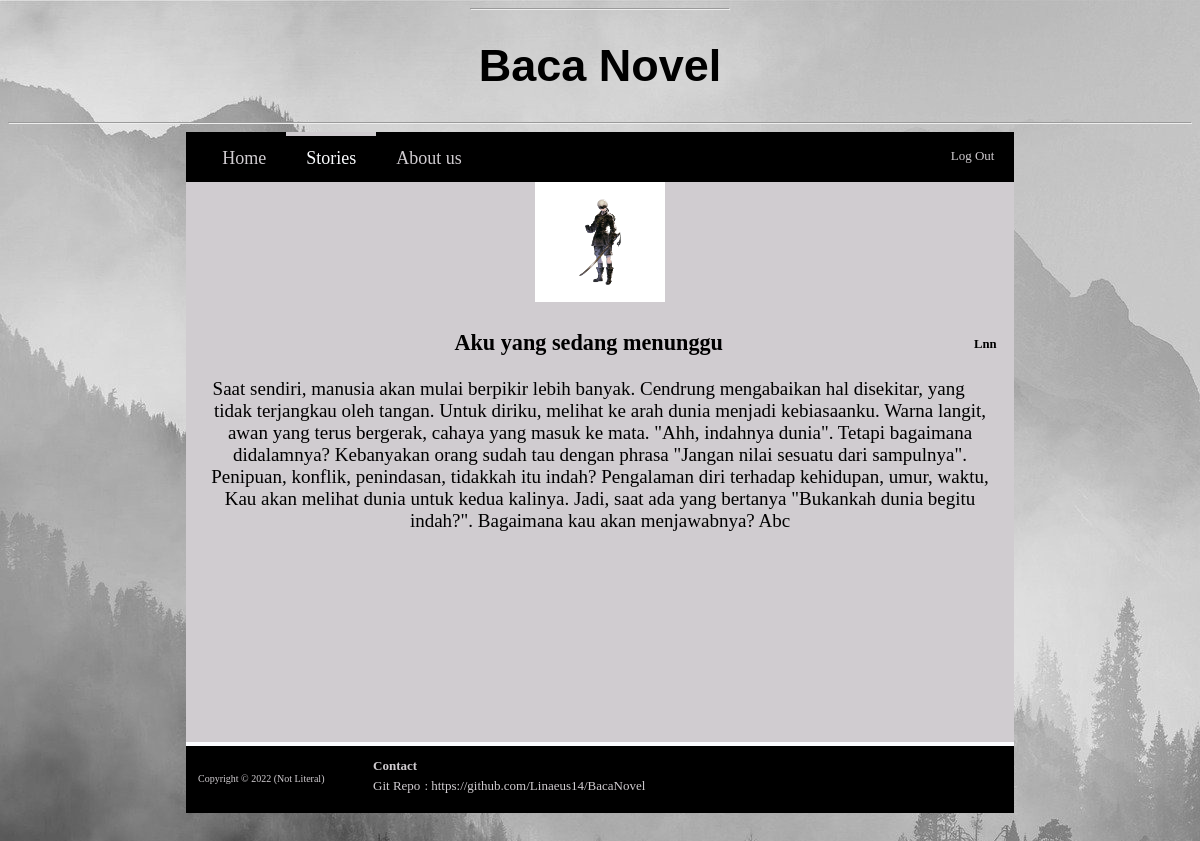
The page /nav/story.php?id=33 (signed in) on the database its author committed.
### tables this page shows
CREATE TABLE `story` (
  `id` int(4) NOT NULL,
  `judul` varchar(30) NOT NULL,
  `penulis` varchar(30) NOT NULL,
  `sinopsis` text NOT NULL,
  `cerita` longtext NOT NULL,
  `file_id` int(4) NOT NULL
);

CREATE TABLE `files` (
  `id` int(4) NOT NULL,
  `filename` varchar(255) NOT NULL,
  `tanggal_up` varchar(10) NOT NULL
);

### db/edit.php (called while the page is built, shortened)
<?php
    $id = $_GET['id'];
    $result = mysqli_query($conn, "SELECT * FROM story LEFT JOIN files ON story.file_id = files.id WHERE file_id = $id");
    $s = [];
    while ($row = mysqli_fetch_assoc($result)){
        $s[] = $row;
    }
    $s = $s[0];
?>

### nav/story.php (the view, shortened to what this page needs)
<?php
    require "../db/conn.php";
    require "../db/edit.php";
    require "../php/header.php";
?>
<nav>
    <div class="fnav">
        <a href="../dashboard/user.php"> Home </a>
    </div>
    <div class="lnav">
        <a href="fiction.php" id="Activenav"> Stories </a>
    </div>
    <a href="me.php"> About us </a>
    <a href="../php/logout.php" id="Logout"> Log Out </a>
</nav>
<main>
            <?php $path = '../file/'.$s['filename']; echo "<img src=$path alt='cover' height='120vh' width='130vw'>" ?>
                <div class="stories">
                    <h3><?php echo $s['judul'] ?></a> </h3>
                    <h6><?php echo $s['penulis'] ?> </h6>
                    <div class="sinmo4"> <?php echo $s['cerita'] ?> </div>
                </div>
</main>
<?php require "../php/footer.php"?>

### php/header.php (shortened to what this page needs)
<!DOCTYPE html>
<html lang="en">
<head>
    <link rel="stylesheet" href="../style/index.css" />
</head>
<body>
    <header>
        <hr>
        <h1> Baca Novel </h1>
    </header>
    <hr>

### php/footer.php (shortened to what this page needs)
<footer>
        <p> Copyright &copy; 2022 (Not Literal) </p>
        <table id="Foottab">
            <tr>
                <th> Contact </th>
            </tr>
            <tr>
                <td> Git Repo </td>
                <td> <a href="https://github.com/Linaeus14/BacaNovel" target="_blank"> : https://github.com/Linaeus14/BacaNovel  </a></td>
            </tr>
        </table>
    </footer>
</body>
</html>

### style/index.css (style rules this page uses)
body { background-image: url("../img/bg2.jpg"); background-color: #3a3b3c; background-repeat: no-repeat; background-attachment: fixed; color: black; }
header { display: block; width: 100%; }
header h1 { color: black; text-align: center; font-family: 'Franklin Gothic Medium', 'Arial Narrow', Arial, sans-serif; font-size: 28px; font-weight: bold; }
.stories { min-width: 45vw; }
h3 { display: inline-block; }
h6 { float: right; }
nav { flex-wrap: wrap; position: sticky; width: 100%; background-color: black; overflow: hidden; }
nav a { float: left; margin-top: 4px; color: #d0ccd0; text-decoration: none; text-align: center; padding: 12px 20px; font-family: Georgia, 'Times New Roman', Times, serif; font-size: 13px; }
#Logout { float: right; margin-top: 4px; color: #d0ccd0; text-decoration: none; font-family: Georgia, 'Times New Roman', Times, serif; font-size: 13px; }
.fnav { margin-left: 2%; }
.lnav { margin-right: 2%; }
#Activenav { margin-top: 0; margin-bottom: 1px; border-top: 4px solid #d0ccd0; color: #FBFCFF; }
main { min-height: 70vh; position: relative; background-color: #d0ccd0; padding-left: 1.5%; padding-right: 1.5%; width: 100%; text-align: center; display: fle; justify-content: center; align-items: center; font-size: 13px; overflow: auto; }
footer { display: block; position: relative; background-color: black; color: #d0ccd0 ; border-top: 4px solid #FBFCFF; height: 100%; margin-bottom: 5%; font-family: Georgia, 'Times New Roman', Times, serif; font-size: 8px; text-align: left; overflow: hidden; }
footer p { text-align: center; padding-top: 2%; padding-left: 1.5%; font-size: 10px; }
footer table { justify-content: left; float: left; padding-top: 1%; padding-left: 5.5%; padding-bottom: 2%; }
footer a { text-decoration: none; color: #d0ccd0; }
@media only screen and (min-width: 768px) { header { margin-left: 39%; margin-right: 39%; width: auto; } }
@media only screen and (min-width: 768px) { header h1 { font-size: 45px; } }
@media only screen and (min-width: 768px) { nav { display: block; margin-left: 15%; margin-right: 15%; width: auto; } }
@media only screen and (min-width: 768px) { nav a { font-size: 18px; } }
@media only screen and (min-width: 768px) { main { display: block; margin-left: 15%; margin-right: 15%; width: auto; font-size: 19px; } }
@media only screen and (min-width: 768px) { footer { display: block; width: auto; height: auto; margin-left: 15%; margin-right: 15%; font-size: 13px; } }
@media only screen and (min-width: 768px) { footer p { float: left; } }
* { box-sizing:border-box }

### rows shown on the page
story: file.filename (picture), judul "Aku yang sedang menunggu", penulis "Lnn", cerita "Saat sendiri, manusia akan mulai berpikir lebih banyak. Cendrung mengabaikan hal disekitar, yang tidak terjangkau oleh tangan. Untuk diriku, melihat ke arah dunia menjadi kebiasaanku. Warna langit, awan yang terus bergerak, cahaya yang masuk ke mata. \"Ahh, indahnya dunia\". Tetapi bagaimana didalamnya? Kebanyakan orang sudah tau dengan phrasa \"Jangan nilai sesuatu dari sampulnya\". Penipuan, konflik, penindasan, tidakkah itu indah? Pengalaman diri terhadap kehidupan, umur, waktu, Kau akan melihat dunia untuk kedua kalinya. Jadi, saat ada yang bertanya \"Bukankah dunia begitu indah?\". Bagaimana kau akan menjawabnya? Abc"
